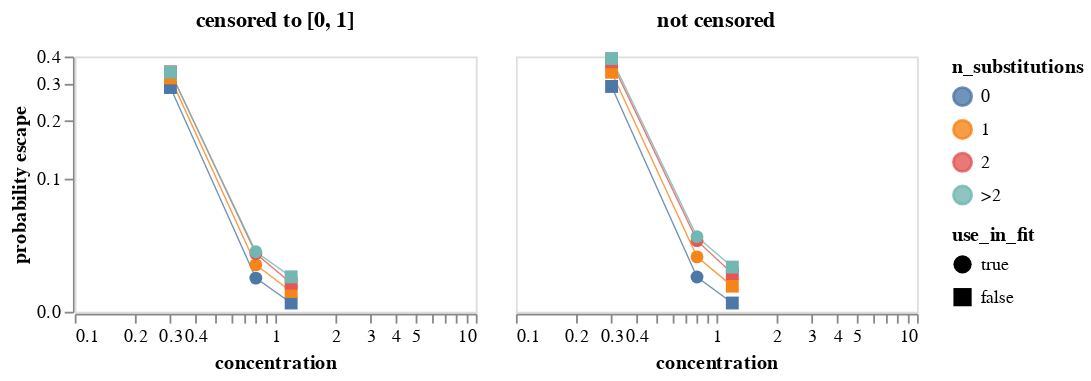

The notebook cell saved with this chart:
### Markdown cell above
Get mean probability of escape across all variants with the indicated number of mutations.
Note we weight each retained variant equally regardless of how many barcode counts it has.
We plot means for both the censored (set to between 0 and 1)and uncensored prob escape.
Note that the plot uses a symlog scale for the y-axis.
Mouseover points for details.

### Code cell
max_aa_subs = prob_escape_filters["max_aa_subs"]

mean_prob_escape = (
    prob_escape.query("retain")
    .assign(
        n_substitutions=lambda x: (
            x["aa_substitutions"]
            .str.split()
            .map(len)
            .clip(upper=max_aa_subs)
            .map(lambda n: str(n) if n < max_aa_subs else f">{int(max_aa_subs - 1)}")
        ),
        prob_escape_uncensored=lambda x: x["prob_escape_uncensored"].clip(
            upper=prob_escape_filters["clip_uncensored_prob_escape"],
        ),
    )
    .groupby(
        ["sample", "concentration", "use_in_fit", "n_substitutions"], as_index=False
    )
    .aggregate(
        prob_escape=pd.NamedAgg("prob_escape", "mean"),
        prob_escape_uncensored=pd.NamedAgg("prob_escape_uncensored", "mean"),
        n_variants=pd.NamedAgg("barcode", "count"),
    )
    .rename(
        columns={
            "prob_escape": "censored to [0, 1]",
            "prob_escape_uncensored": "not censored",
        }
    )
    .melt(
        id_vars=[
            "sample",
            "concentration",
            "use_in_fit",
            "n_substitutions",
            "n_variants",
        ],
        var_name="censored",
        value_name="probability escape",
    )
)

print(f"Writing mean prob escape for samples used in fit to {prob_escape_mean_csv}")
mean_prob_escape.to_csv(prob_escape_mean_csv, index=False, float_format="%.4g")

mean_prob_escape_chart = (
    alt.Chart(mean_prob_escape)
    .encode(
        x=alt.X("concentration", scale=alt.Scale(type="log")),
        y=alt.Y(
            "probability escape",
            scale=alt.Scale(type="symlog", constant=0.04),
        ),
        column=alt.Column(
            "censored",
            title=None,
            header=alt.Header(labelFontWeight="bold", labelFontSize=12),
        ),
        color=alt.Color("n_substitutions"),
        tooltip=[
            alt.Tooltip(c, format=".3g") if c == "probability escape" else c
            for c in mean_prob_escape.columns
        ],
        shape=alt.Shape("use_in_fit", scale=alt.Scale(domain=[True, False])),
    )
    .mark_line(point=True, size=0.75, opacity=0.8)
    .properties(width=220, height=140)
    .configure_axis(grid=False)
    .configure_point(size=50)
)

mean_prob_escape_chart

### Figure 1 — Vega-Lite specification as saved in the notebook (floating-point values rounded to 4 significant figures)
{"config": {"view": {"continuousWidth": 300, "continuousHeight": 300}, "axis": {"grid": false}, "point": {"size": 50}}, "data": {"name": "data-31c111fb333b7739a8c92e1ac3e4ada5"}, "mark": {"type": "line", "opacity": 0.8, "point": true, "size": 0.75}, "encoding": {"color": {"field": "n_substitutions", "type": "nominal"}, "column": {"field": "censored", "header": {"labelFontSize": 12, "labelFontWeight": "bold"}, "title": null, "type": "nominal"}, "shape": {"field": "use_in_fit", "scale": {"domain": [true, false]}, "type": "nominal"}, "tooltip": [{"field": "sample", "type": "nominal"}, {"field": "concentration", "type": "quantitative"}, {"field": "use_in_fit", "type": "nominal"}, {"field": "n_substitutions", "type": "nominal"}, {"field": "n_variants", "type": "quantitative"}, {"field": "censored", "type": "nominal"}, {"field": "probability escape", "format": ".3g", "type": "quantitative"}], "x": {"field": "concentration", "scale": {"type": "log"}, "type": "quantitative"}, "y": {"field": "probability escape", "scale": {"constant": 0.04, "type": "symlog"}, "type": "quantitative"}}, "height": 140, "width": 220, "$schema": "https://vega.github.io/schema/vega-lite/v5.8.0.json", "datasets": {"data-31c111fb333b7739a8c92e1ac3e4ada5": [{"sample": "LibB-230720-m102-0.3", "concentration": 0.3, "use_in_fit": false, "n_substitutions": "0", "n_variants": 7234, "censored": "censored to [0, 1]", "probability escape": 0.2889}, {"sample": "LibB-230720-m102-0.3", "concentration": 0.3, "use_in_fit": false, "n_substitutions": "1", "n_variants": 38211, "censored": "censored to [0, 1]", "probability escape": 0.3199}, {"sample": "LibB-230720-m102-0.3", "concentration": 0.3, "use_in_fit": false, "n_substitutions": "2", "n_variants": 11637, "censored": "censored to [0, 1]", "probability escape": 0.3411}, {"sample": "LibB-230720-m102-0.3", "concentration": 0.3, "use_in_fit": false, "n_substitutions": ">2", "n_variants": 1969, "censored": "censored to [0, 1]", "probability escape": 0.3398}, {"sample": "LibB-230720-m102-0.8", "concentration": 0.8, "use_in_fit": true, "n_substitutions": "0", "n_variants": 7234, "censored": "censored to [0, 1]", "probability escape": 0.01488}, {"sample": "LibB-230720-m102-0.8", "concentration": 0.8, "use_in_fit": true, "n_substitutions": "1", "n_variants": 38217, "censored": "censored to [0, 1]", "probability escape": 0.02213}, {"sample": "LibB-230720-m102-0.8", "concentration": 0.8, "use_in_fit": true, "n_substitutions": "2", "n_variants": 11654, "censored": "censored to [0, 1]", "probability escape": 0.02908}, {"sample": "LibB-230720-m102-0.8", "concentration": 0.8, "use_in_fit": true, "n_substitutions": ">2", "n_variants": 1968, "censored": "censored to [0, 1]", "probability escape": 0.03026}, {"sample": "LibB-230720-m102-1.2", "concentration": 1.2, "use_in_fit": false, "n_substitutions": "0", "n_variants": 7231, "censored": "censored to [0, 1]", "probability escape": 0.003412}, {"sample": "LibB-230720-m102-1.2", "concentration": 1.2, "use_in_fit": false, "n_substitutions": "1", "n_variants": 38190, "censored": "censored to [0, 1]", "probability escape": 0.008361}, {"sample": "LibB-230720-m102-1.2", "concentration": 1.2, "use_in_fit": false, "n_substitutions": "2", "n_variants": 11620, "censored": "censored to [0, 1]", "probability escape": 0.01229}, {"sample": "LibB-230720-m102-1.2", "concentration": 1.2, "use_in_fit": false, "n_substitutions": ">2", "n_variants": 1963, "censored": "censored to [0, 1]", "probability escape": 0.01553}, {"sample": "LibB-230720-m102-0.3", "concentration": 0.3, "use_in_fit": false, "n_substitutions": "0", "n_variants": 7234, "censored": "not censored", "probability escape": 0.2921}, {"sample": "LibB-230720-m102-0.3", "concentration": 0.3, "use_in_fit": false, "n_substitutions": "1", "n_variants": 38211, "censored": "not censored", "probability escape": 0.3395}, {"sample": "LibB-230720-m102-0.3", "concentration": 0.3, "use_in_fit": false, "n_substitutions": "2", "n_variants": 11637, "censored": "not censored", "probability escape": 0.3785}, {"sample": "LibB-230720-m102-0.3", "concentration": 0.3, "use_in_fit": false, "n_substitutions": ">2", "n_variants": 1969, "censored": "not censored", "probability escape": 0.3919}, {"sample": "LibB-230720-m102-0.8", "concentration": 0.8, "use_in_fit": true, "n_substitutions": "0", "n_variants": 7234, "censored": "not censored", "probability escape": 0.01546}, {"sample": "LibB-230720-m102-0.8", "concentration": 0.8, "use_in_fit": true, "n_substitutions": "1", "n_variants": 38217, "censored": "not censored", "probability escape": 0.027}, {"sample": "LibB-230720-m102-0.8", "concentration": 0.8, "use_in_fit": true, "n_substitutions": "2", "n_variants": 11654, "censored": "not censored", "probability escape": 0.03802}, {"sample": "LibB-230720-m102-0.8", "concentration": 0.8, "use_in_fit": true, "n_substitutions": ">2", "n_variants": 1968, "censored": "not censored", "probability escape": 0.04087}, {"sample": "LibB-230720-m102-1.2", "concentration": 1.2, "use_in_fit": false, "n_substitutions": "0", "n_variants": 7231, "censored": "not censored", "probability escape": 0.003412}, {"sample": "LibB-230720-m102-1.2", "concentration": 1.2, "use_in_fit": false, "n_substitutions": "1", "n_variants": 38190, "censored": "not censored", "probability escape": 0.01087}, {"sample": "LibB-230720-m102-1.2", "concentration": 1.2, "use_in_fit": false, "n_substitutions": "2", "n_variants": 11620, "censored": "not censored", "probability escape": 0.01725}, {"sample": "LibB-230720-m102-1.2", "concentration": 1.2, "use_in_fit": false, "n_substitutions": ">2", "n_variants": 1963, "censored": "not censored", "probability escape": 0.02085}]}}
